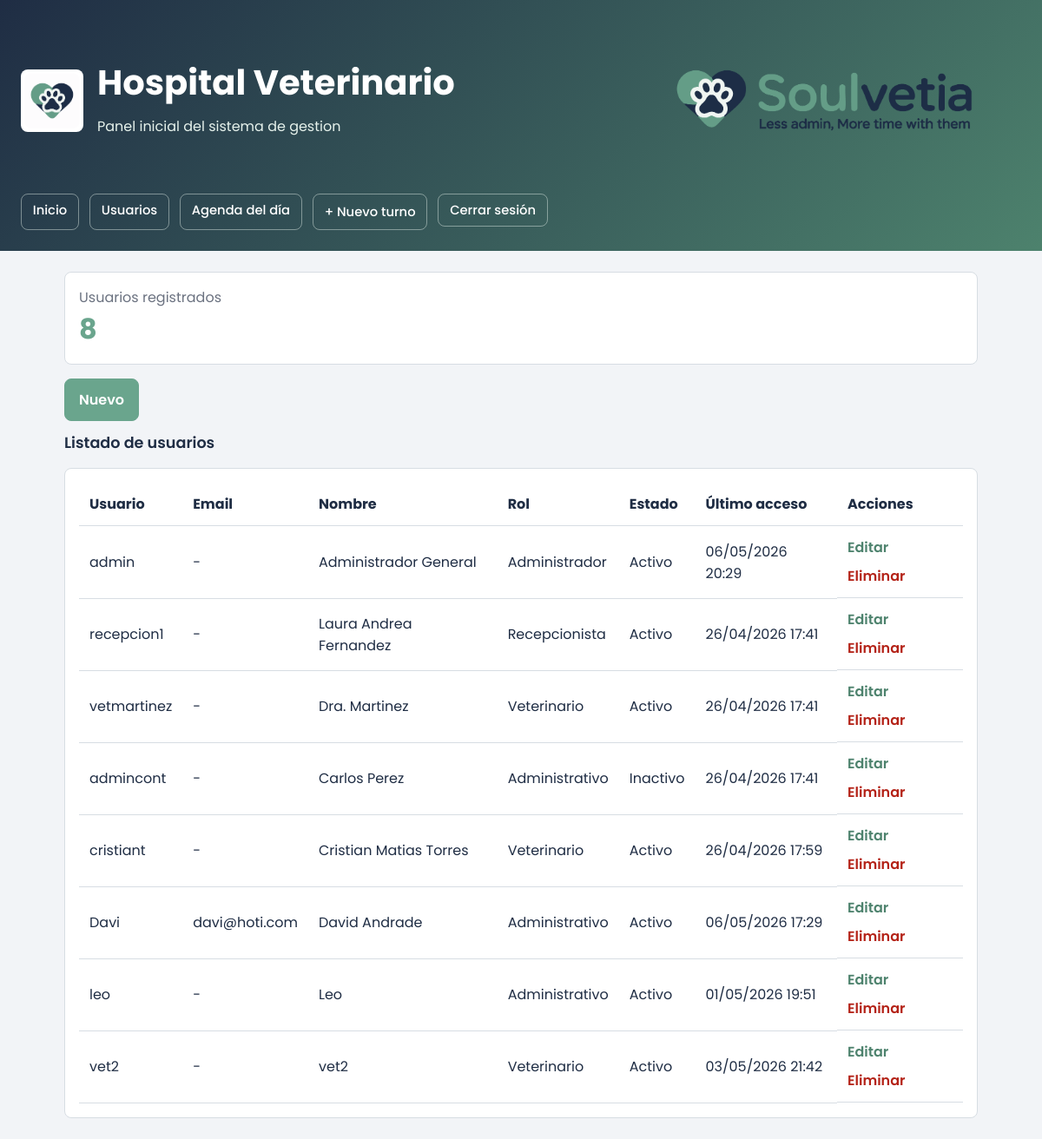
The page /usuarios/ (signed in) on the database as committed earlier.
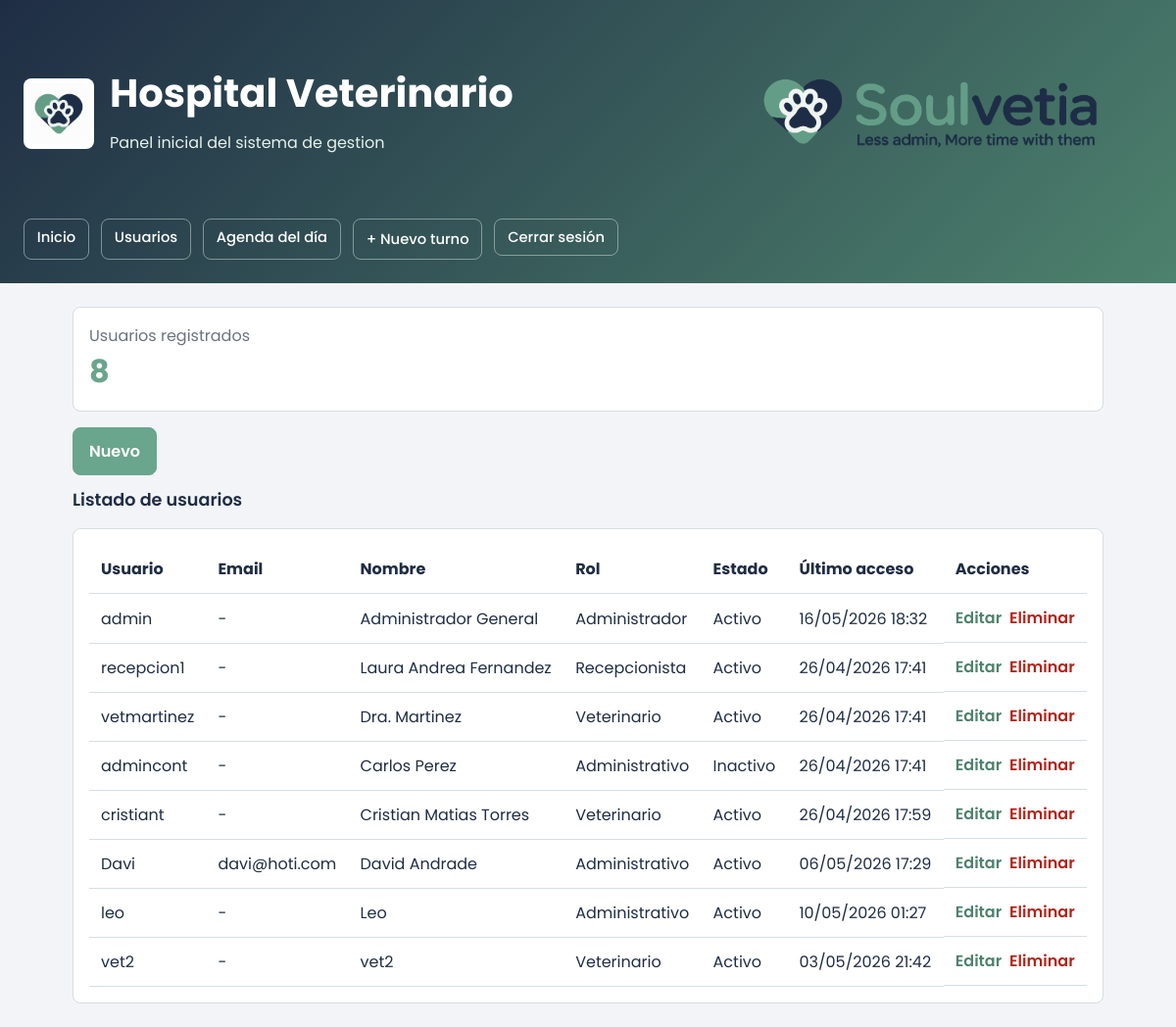
The same page on the database as committed later.
### tables this page shows
CREATE TABLE users (
                    id INTEGER PRIMARY KEY AUTOINCREMENT,
                    username TEXT NOT NULL UNIQUE,
                    full_name TEXT NOT NULL,
                    role TEXT NOT NULL,
                    status TEXT NOT NULL DEFAULT 'Activo',
                    last_access TEXT NOT NULL
                , password_hash TEXT NOT NULL DEFAULT '', email TEXT NOT NULL DEFAULT '');

### app/controllers/users_controller.py (the view)
@users_bp.route("/")
def index():
    users = service.get_users()
    return render_template("users.html", users=users, total_users=len(users))

### app/services/hospital_service.py (called while the page is built)
    def get_users(self) -> list[User]:
        return self.user_repository.list_all()

### app/services/user_repository.py (called while the page is built)
    def _connect(self) -> sqlite3.Connection:
        conn = sqlite3.connect(self.db_path)
        conn.row_factory = sqlite3.Row
        return conn

    def list_all(self) -> list[User]:
        with self._connect() as conn:
            rows = conn.execute("SELECT * FROM users ORDER BY id").fetchall()
        return [self._row_to_user(row) for row in rows]

    def _row_to_user(self, row: sqlite3.Row | dict) -> User:
        return User(
            id=row["id"],
            username=row["username"],
            full_name=row["full_name"],
            role=row["role"],
            status=row["status"],
            last_access=datetime.fromisoformat(row["last_access"]),
            email=row["email"] if "email" in row.keys() else "",
        )

### app/templates/users.html
{% extends "base.html" %}
{% block content %}
<div class="grid">
  <div class="card">
    <div class="muted">Usuarios registrados</div>
    <div class="metric">{{ total_users }}</div>
  </div>
</div>
<div style="display:flex; justify-content:flex-start; margin-bottom:0.75rem; margin-top: 1rem;">
  <a href="{{ url_for('users.new') }}" class="button">Nuevo</a>
</div>
<div class="section-title" style="margin-top:0;">Listado de usuarios</div>
<div class="card">
  <table style="width:100%; border-collapse: collapse;">
    <thead>
      <tr>
        <th style="text-align:left; padding:0.75rem; border-bottom:1px solid var(--border);">Usuario</th>
        <th style="text-align:left; padding:0.75rem; border-bottom:1px solid var(--border);">Email</th>
        <th style="text-align:left; padding:0.75rem; border-bottom:1px solid var(--border);">Nombre</th>
        <th style="text-align:left; padding:0.75rem; border-bottom:1px solid var(--border);">Rol</th>
        <th style="text-align:left; padding:0.75rem; border-bottom:1px solid var(--border);">Estado</th>
        <th style="text-align:left; padding:0.75rem; border-bottom:1px solid var(--border);">Último acceso</th>
        <th style="text-align:left; padding:0.75rem; border-bottom:1px solid var(--border);">Acciones</th>
      </tr>
    </thead>
    <tbody>
      {% for user in users %}
      <tr>
        <td style="padding:0.75rem; border-bottom:1px solid var(--border);">{{ user.username }}</td>
        <td style="padding:0.75rem; border-bottom:1px solid var(--border);">{{ user.email or '-' }}</td>
        <td style="padding:0.75rem; border-bottom:1px solid var(--border);">{{ user.full_name }}</td>
        <td style="padding:0.75rem; border-bottom:1px solid var(--border);">{{ user.role }}</td>
        <td style="padding:0.75rem; border-bottom:1px solid var(--border);">{{ user.status }}</td>
        <td style="padding:0.75rem; border-bottom:1px solid var(--border);">{{ user.last_access.strftime("%d/%m/%Y %H:%M") }}</td>
        <td style="padding:0.75rem; border-bottom:1px solid var(--border); display:flex; gap:0.5rem; flex-wrap:wrap;">
          <a href="{{ url_for('users.edit', user_id=user.id) }}" class="link">Editar</a>
          <form method="post" action="{{ url_for('users.delete', user_id=user.id) }}" onsubmit="return confirm('¿Eliminar este usuario?');" style="margin:0;">
            <button type="submit" class="danger-link">Eliminar</button>
          </form>
        </td>
      </tr>
      {% endfor %}
    </tbody>
  </table>
</div>
{% endblock %}

Rows that differ between the two databases and show on the page:
changed users "admin": last_access "06/05/2026 20:29" → "16/05/2026 18:32"
changed users "leo": last_access "01/05/2026 19:51" → "10/05/2026 01:27"
